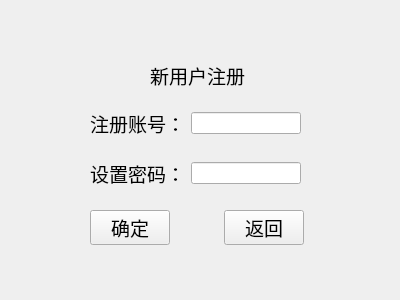
<?xml version="1.0" encoding="UTF-8"?>
<ui version="4.0">
 <class>My_Form</class>
 <widget class="QWidget" name="My_Form">
  <property name="geometry">
   <rect>
    <x>0</x>
    <y>0</y>
    <width>400</width>
    <height>300</height>
   </rect>
  </property>
  <property name="windowTitle">
   <string>Form</string>
  </property>
  <widget class="QLabel" name="label_3">
   <property name="geometry">
    <rect>
     <x>150</x>
     <y>60</y>
     <width>95</width>
     <height>30</height>
    </rect>
   </property>
   <property name="font">
    <font>
     <pointsize>14</pointsize>
    </font>
   </property>
   <property name="text">
    <string>新用户注册</string>
   </property>
  </widget>
  <widget class="QWidget" name="">
   <property name="geometry">
    <rect>
     <x>90</x>
     <y>110</y>
     <width>211</width>
     <height>27</height>
    </rect>
   </property>
   <layout class="QHBoxLayout" name="horizontalLayout">
    <item>
     <widget class="QLabel" name="label">
      <property name="font">
       <font>
        <pointsize>14</pointsize>
       </font>
      </property>
      <property name="text">
       <string>注册账号：</string>
      </property>
     </widget>
    </item>
    <item>
     <widget class="QLineEdit" name="lineEdit"/>
    </item>
   </layout>
  </widget>
  <widget class="QWidget" name="">
   <property name="geometry">
    <rect>
     <x>90</x>
     <y>210</y>
     <width>214</width>
     <height>35</height>
    </rect>
   </property>
   <layout class="QHBoxLayout" name="horizontalLayout_3">
    <item>
     <widget class="QPushButton" name="pushButton">
      <property name="font">
       <font>
        <pointsize>14</pointsize>
       </font>
      </property>
      <property name="text">
       <string>确定</string>
      </property>
     </widget>
    </item>
    <item>
     <spacer name="horizontalSpacer">
      <property name="orientation">
       <enum>Qt::Horizontal</enum>
      </property>
      <property name="sizeHint" stdset="0">
       <size>
        <width>40</width>
        <height>20</height>
       </size>
      </property>
     </spacer>
    </item>
    <item>
     <widget class="QPushButton" name="pushButton_2">
      <property name="font">
       <font>
        <pointsize>14</pointsize>
       </font>
      </property>
      <property name="text">
       <string>返回</string>
      </property>
     </widget>
    </item>
   </layout>
  </widget>
  <widget class="QWidget" name="">
   <property name="geometry">
    <rect>
     <x>90</x>
     <y>160</y>
     <width>211</width>
     <height>27</height>
    </rect>
   </property>
   <layout class="QHBoxLayout" name="horizontalLayout_2">
    <item>
     <widget class="QLabel" name="label_2">
      <property name="font">
       <font>
        <pointsize>14</pointsize>
       </font>
      </property>
      <property name="text">
       <string>设置密码：</string>
      </property>
     </widget>
    </item>
    <item>
     <widget class="QLineEdit" name="lineEdit_2"/>
    </item>
   </layout>
  </widget>
 </widget>
 <resources/>
 <connections/>
</ui>
